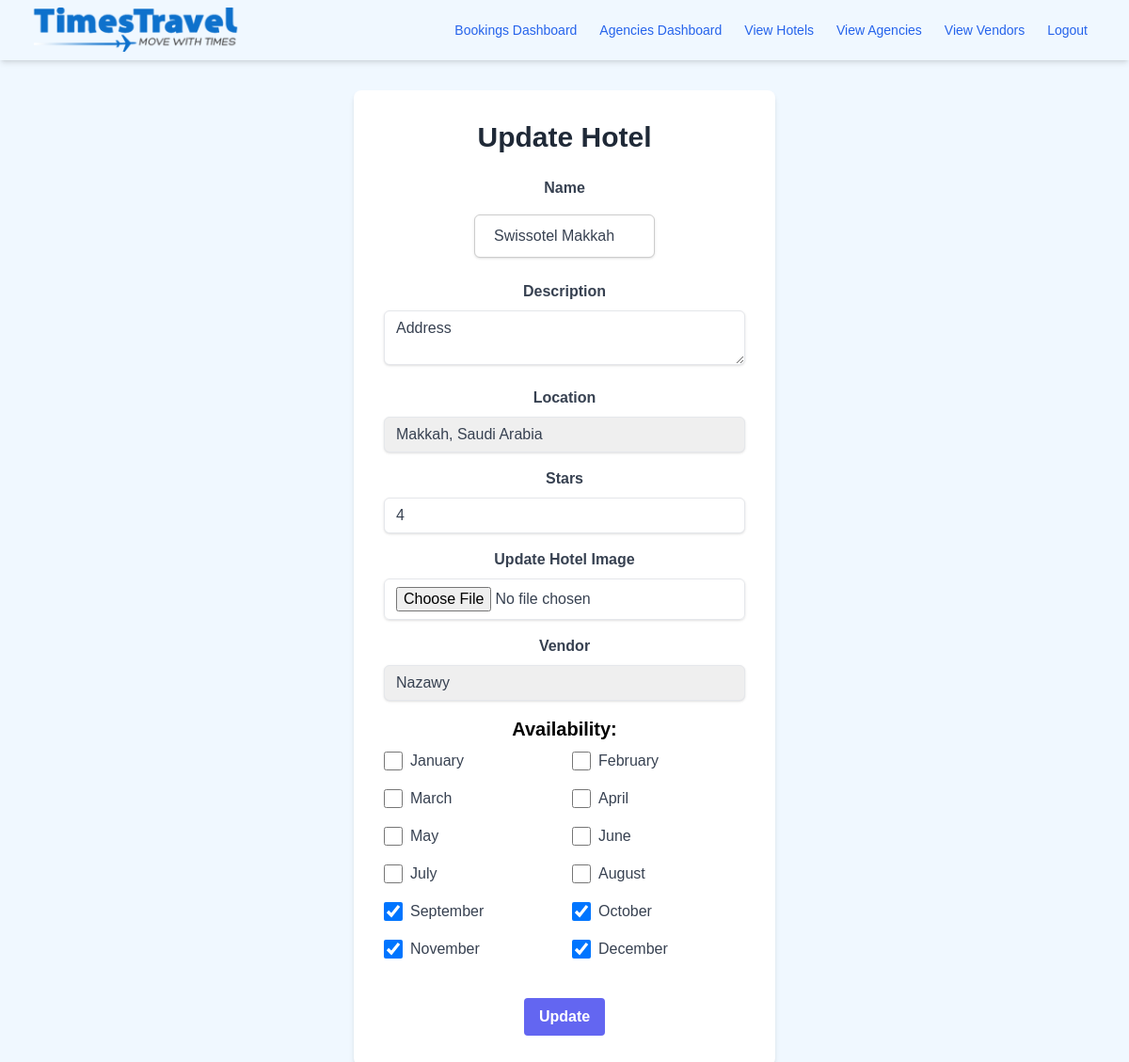
The app's page /hotels/1/update (signed in) with its own data.
### app/models.py (models this page shows, shortened)
class Hotel(db.Model):
    __tablename__ = 'hotel'
    id = Column(Integer, primary_key=True)
    name = Column(String(100), nullable=False)
    description = Column(String(255), nullable=False)
    location = Column(String(100), nullable=False)
    availability = Column(db.JSON, nullable=False)
    image = Column(String(255), nullable=True)
    stars = Column(Integer, nullable=False, default= 1)
    vendor_id = Column(Integer, ForeignKey('vendors.id'), nullable=True)
    rooms = relationship('Room', backref='hotel', cascade='all, delete-orphan', lazy=True)
    vendor = relationship('Vendor', back_populates='hotels', foreign_keys=[vendor_id])
    bookings = relationship('Booking', back_populates='hotel')  # New relationship to Booking

### app/routes/hotel_routes.py (the view, shortened to what this page needs)
@hotel_bp.route('/hotels/<int:hotel_id>/update', methods=['GET', 'POST'])
@login_required
@roles_required('super_admin', 'admin', 'data_entry')
def update_hotel(hotel_id):
    hotel = Hotel.query.get_or_404(hotel_id)
    form = UpdateHotelForm(obj=hotel)
    form.vendor_id.choices = [(v.id, v.name) for v in Vendor.query.all()]
    return render_template('hotels/update_hotel.html', form=form, hotel=hotel)

### app/forms.py
class UpdateHotelForm(FlaskForm):
    name = StringField('Name', validators=[DataRequired()])
    description = TextAreaField('Description', validators=[DataRequired()])
    location = SelectField('Location', choices=[('Makkah', 'Makkah, Saudi Arabia'), ('Madinah', 'Madinah, Saudi Arabia')], validators=[InputRequired()], render_kw={"size": 1})
    availability = WTFormField(MonthAvailabilityForm)
    image = FileField('Update Hotel Image', validators=[FileAllowed(['jpg', 'png', 'jpeg'])])
    stars = IntegerField('Stars', validators=[InputRequired(), NumberRange(min=1, max=5)], default=1)
    vendor_id = SelectField('Vendor', choices=[], coerce=int, validators=[InputRequired()])
    submit = SubmitField('Update')

class MonthAvailabilityForm(FlaskForm):
    January = BooleanField('January')
    February = BooleanField('February')
    March = BooleanField('March')
    April = BooleanField('April')
    May = BooleanField('May')
    June = BooleanField('June')
    July = BooleanField('July')
    August = BooleanField('August')
    September = BooleanField('September')
    October = BooleanField('October')
    November = BooleanField('November')
    December = BooleanField('December')

### app/models.py (called while the page is built)
@login.user_loader
def load_user(id):
    return User.query.get(int(id))

### app/templates/hotels/update_hotel.html (shortened to what this page needs)
{% extends 'base.html' %}
{% block content %}
<div class="max-w-md mx-auto my-8 bg-white rounded-lg shadow-md p-8">
    <h2 class="text-3xl font-bold mb-6 text-center text-gray-800">Update Hotel</h2>
    <form method="post" enctype="multipart/form-data">
        <div class="mb-4">
            {{ form.name.label(class="block text-gray-700 font-bold mb-2") }}
            {{ form.name(size=32, class="shadow appearance-none border rounded-md w-full py-2 px-3 text-gray-700 leading-tight focus:outline-none focus:shadow-outline") }}
        </div>
        <div class="mb-4">
            {{ form.description.label(class="block text-gray-700 font-bold mb-2") }}
            {{ form.description(class="shadow appearance-none border rounded-md w-full py-2 px-3 text-gray-700 leading-tight focus:outline-none focus:shadow-outline") }}
        </div>
        <div class="mb-4">
            {{ form.location.label(class="block text-gray-700 font-bold mb-2") }}
            {{ form.location(class_="shadow appearance-none border rounded-md w-full py-2 px-3 text-gray-700 leading-tight focus:outline-none focus:shadow-outline") }}
        </div>
        <div class="mb-4">
            {{ form.stars.label(class="block text-gray-700 font-bold mb-2") }}
            {{ form.stars(class_="shadow appearance-none border rounded-md w-full py-2 px-3 text-gray-700 leading-tight focus:outline-none focus:shadow-outline", min=1, max=5) }}
        </div>
        <div class="mb-4">
            {{ form.image.label(class="block text-gray-700 font-bold mb-2") }}
            {{ form.image(class="shadow appearance-none border rounded-md w-full py-2 px-3 text-gray-700 leading-tight focus:outline-none focus:shadow-outline") }}
        </div>
        <div class="mb-4">
            {{ form.vendor_id.label(class="block text-gray-700 font-bold mb-2") }}
            {{ form.vendor_id(class_="shadow appearance-none border rounded-md w-full py-2 px-3 text-gray-700 leading-tight focus:outline-none focus:shadow-outline") }}
        </div>
        <div class="mb-6">
            <h3 class="text-xl font-bold mb-2">Availability:</h3>
            <div class="grid grid-cols-2 gap-4">
                {% for field in form.availability %}
                <div class="flex items-center">
                    {% if field.label.text != 'CSRF Token' %}
                        {{ field(class="form-checkbox h-5 w-5 text-indigo-600") }}
                        <label for="{{ field.id }}" class="ml-2 text-gray-700">{{ field.label }}</label>
                    {% endif %}
                </div>
                {% endfor %}
            </div>
        </div>
        <div class="text-center">
            {{ form.submit(class="bg-indigo-500 hover:bg-indigo-700 text-white font-bold py-2 px-4 rounded focus:outline-none focus:shadow-outline transition-colors duration-200") }}
        </div>
    </form>
</div>
{% endblock %}

### app/static/css/style.css (style rules this page uses)
body { font-family: Arial, Helvetica, sans-serif; background: url('../images/backpic.jpeg') ; background-position: center; background-repeat: no-repeat; background-size: cover; height: 600px; }
input[type=text], input[type=password] { width: 50%; padding: 12px 20px; margin: 8px 0; display: inline-block; border: 1px solid #ccc; box-sizing: border-box; }

### app/templates/base.html (style rules this page uses)
body { font-family: Arial, sans-serif; background-color: #f0f8ff; text-align: center; }

### records on screen
Hotel: name "Swissotel Makkah", description "Address", location "Makkah, Saudi Arabia", stars "4", vendor_id "Nazawy"

### other values on screen
{{ field.label }} "January" "February" "March" "April" "May" "June" "July" "August" "September" "October" "November" "December"
